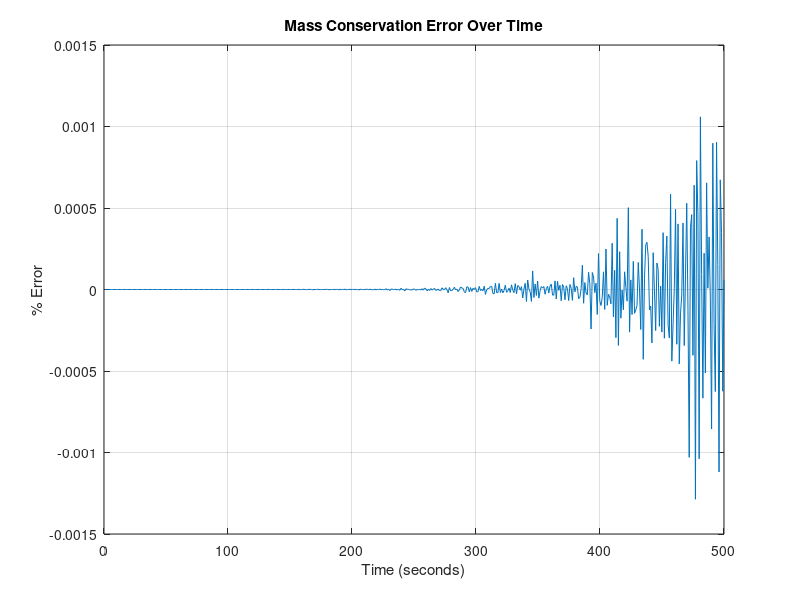
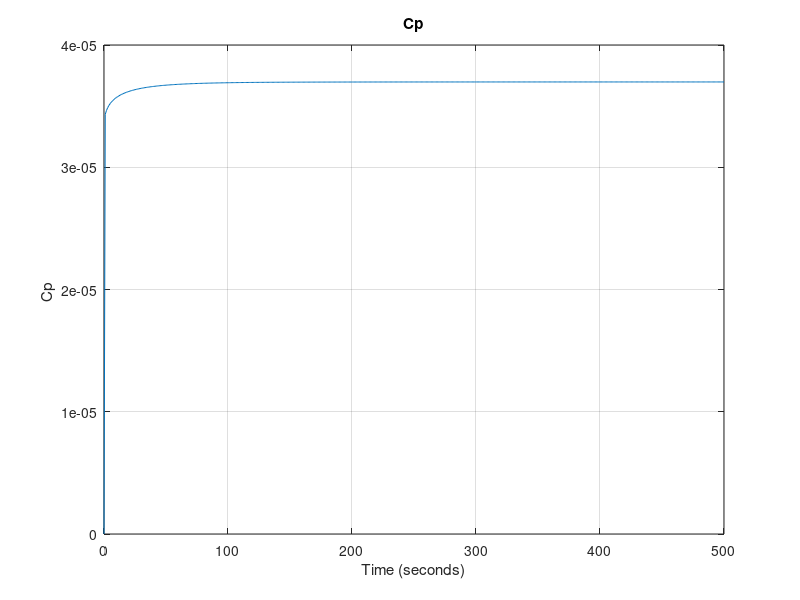
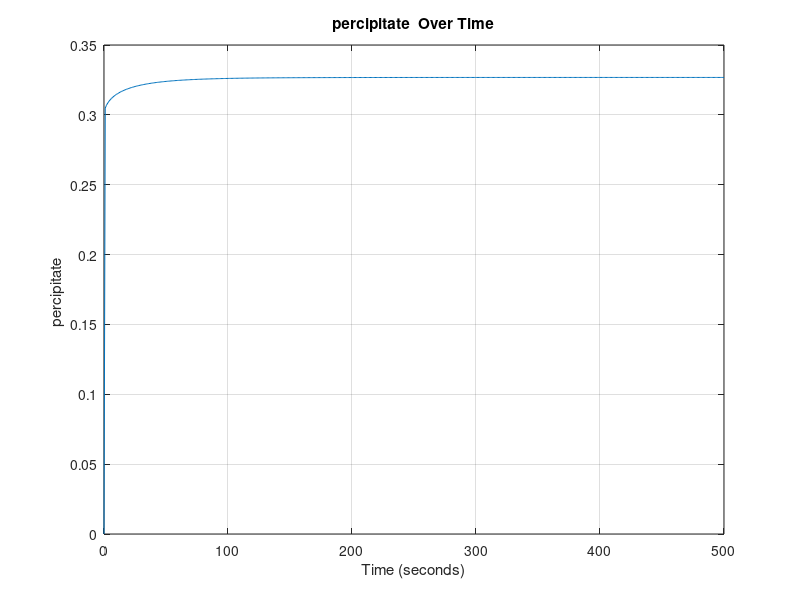
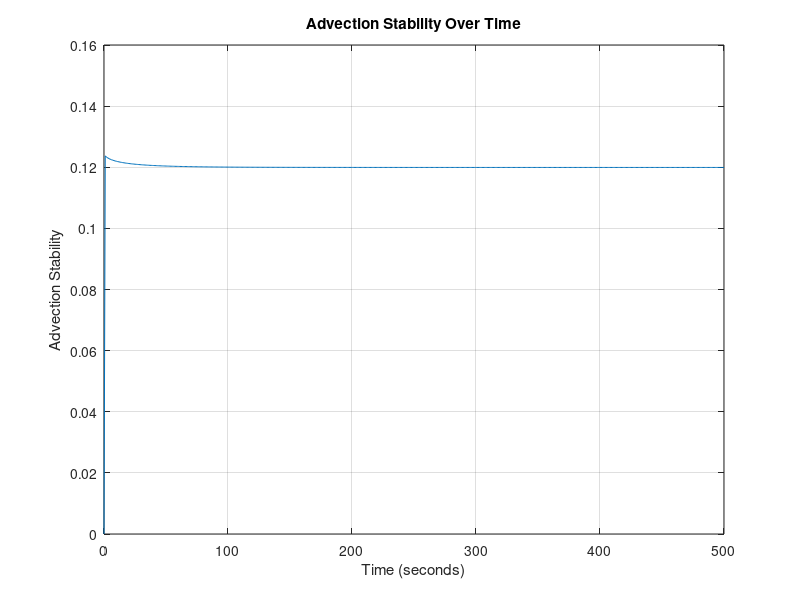

Write the MATLAB code that produced these figures, in order. (Note: this script raises an error after producing the figures.)
%__Gruppe 3-Simulering-3.Sem__
clear
close all
clc
%% Inital Parameters
domain_length = 0.1;   % Domain length (meters)
domain_steps = 1000;    % Number of spatial domain_steps points
dx = domain_length / (domain_steps - 1); % Position discretization
 
time_length = 500;      % Time length (seconds)
time_steps = 500;       % Number of time steps
dt = time_length / time_steps; % Temporal discretization

% DEFINED VARIABLES
D = 1.464*10^-9; % Diffusivity coefficient H2PO4- in water [m^2 s^-1]
feed_conc = 0.1; % Constant solute concentration at the first cell 0.1 molar [H2PO4-]
TMP = 35; %TMP: Transmembrane Pressure [bar]

area = 0.0308; % Area of the membrane surface [m^2]
kw = 5.7311*10^(-7); % Initial water permeability m^3 m^-2 bar^-1 s^-1 
my = 0.8903*10^-9; % Water viscosity [Bar∙s]
Rm = 1/(my*kw); % Rejection of water at the membrane (σ) [m^-1]
alpha = 1*10^14; % Specific resistance of fouling [m*mol^-1*L]
PC = 0.5; %Percipitate Advection Coefficient

sig_m = 0.1; % Rejection of ions 

% PHYSICAL CONSTANTS
R = 8.31415*10^-2; % Gasconstant [L^3 Bar mol^-1 K^-1]
T = 273.15+25; %Temperature [K]
 
% Anonymous functions

Mp = @(conc) 0.0011*exp(36.328*conc) + 0.263253; % concentration of udfæld in respect to phosphate increase.
Rf = @(conc) alpha*(Mp(conc)/area); % Rate of fouling
Lv = @(conc) 1/(my*(Rm+Rf(conc))); % Water permeability dependent on fouling


% Create a grid for space and time
x = linspace(0, domain_length, domain_steps);
t = linspace(0, time_length, time_steps);

% Initialize the concentration array AND Initial condition (1D)
C = zeros(domain_steps, time_steps)+0.1; % 0.1 molar [H2PO4] at pH 2.9
%C(domain_steps/2) = 0.13;

%Diffusive Stability
DS = D*dt/dx^2;
fprintf('\n Diffusivity Stability = %f', DS);
if DS>0.5 
   fprintf(2,'\n ERROR: Stabilitetsfejl');
else
    fprintf('\n Stable Diffusion Model !!');
end


%% Time-stepping loop
for j = 2:time_steps
    for i = 1:domain_steps
        LastC = C(domain_steps, j-1);

        C(1, :) = feed_conc; % Set the leftmost boundary to 0.1

        if j == 2
            Ptot = Mp(feed_conc); % The rate of percipitation WI
        else
            Ptot = Mp(LastC) + (Mp(LastC) - Mp(feed_conc))*Jv*(dt/dx)*PC; %
        end

        Jv = (Lv(LastC)*(TMP-(1*R*T*(LastC))));  % Volume flux = Jv ,  in terms of osmotic pressure (TMP, R, T, delta_C) and Lv. [m/s]

        % Calculate the second derivative in x direction
        if i == 1 %__First Cell__
            d2Cdx2 = 0;
            dCdt_advection = 0;

        elseif i == domain_steps %__Membrane Cell___
            % No right neighbor at the last cell and MEMBRANE
            d2Cdx2 = (D * (C(domain_steps - 1, j-1) - C(domain_steps, j-1))) / dx^2;
            dCdt_advection = -Jv * (C(domain_steps, j-1)*(1-sig_m) - C(domain_steps - 1, j-1)) / dx;

        else    %__Normal Cells__
            % Calculate the second derivative normally
            d2Cdx2 = D * (C(i + 1, j-1) - 2 * C(i, j-1) + C(i - 1, j-1)) / dx^2;
            % Apply advection term
            dCdt_advection = -Jv * (C(i, j-1) - C(i-1, j-1)) / dx;
        end
        % Apply the diffusion-advection-(electromigration) equation
        C(i, j) = C(i, j-1) + dt * (d2Cdx2 + dCdt_advection);
        Jv_values(j) = Jv; % Plot values
        P_values(j) = Ptot;
        AS(j) = Jv * dt/dx; % Stability plot values
    end
end

%%
volprc = dx*area*1000;  % Volume per cell in Liters

Cw = [0,C(domain_steps, :)];
Cw(end) = [];

Systemdiff = [0, diff(sum(C*volprc,1))]; % Difference in system concentration per dt

inflow = feed_conc*(Jv_values)*(dt/dx)*volprc; % Inflow array
outflow = Cw.* Jv_values*(dt/dx)*volprc*(1-sig_m); % Out-concentration array 
infoutdiff = (inflow - outflow);
ERROR = ((Systemdiff - infoutdiff).*Systemdiff.^(-1))*100; % The mass conservation error


%% 2D Plots

% Plot Mass Conservation Error values over time

figure;
plot(t, ERROR);
xlabel('Time (seconds)');
ylabel('% Error');
title('Mass Conservation Error Over Time');
grid on;


% Plot Mass Conservation Error values over time

figure;
plot(t, outflow);
xlabel('Time (seconds)');
ylabel('Cp ');
title('Cp');
grid on;


% Plot Percipitate (DS) values over time

figure;
plot(t, P_values);
xlabel('Time (seconds)');
ylabel('percipitate ');
title('percipitate  Over Time');
grid on;

% Plot Advection Stability (DS) values over time

figure;
plot(t, AS);
xlabel('Time (seconds)');
ylabel('Advection Stability');
title('Advection Stability Over Time');
grid on;

% Plot Jv values over time
figure;
plot(t, [Jv_values]);
xlabel('Time (seconds)');
ylabel('Jv (Velocity)');
title('Jv (Velocity) Over Time');
grid on;

ax = gca;
ax.YAxis.Exponent = -6;

% Define fractions of time steps you want to visualize
time_fraction = [0.001, 0.01, 0.1, 0.2, 0.3, 0.4, 0.5, 0.6, 0.7, 0.8, 0.9];  % For example, 0.1 corresponds to 10% of time steps

% Calculate the corresponding time indices
time_instances = round(time_fraction * time_steps);

% Create a figure for the first plot
figure;
hold on;

% Plot concentration at specific time instances
for i = 1:length(time_instances)
    time_index = time_instances(i);
    plot(x, C(:, time_index));
end

xlabel('Position (meters)');
ylabel('Concentration');
title('Concentration Over Time at Different Instances');
xlim([0.0975, domain_length]);

% Add a legend for clarity
legend(arrayfun(@(f) ['t=', num2str(f)], time_fraction, 'UniformOutput', false));

grid on;
hold off;


%% 3D Plot

% Create a 3D surface plot to visualize concentration over time and position
[T, X] = meshgrid(t, x);
figure;
h = surf(X, T, C); % Transpose removed here
xlabel('Position (meters)');
ylabel('Time (seconds)');
zlabel('Concentration');
title('Concentration Over Time and Position');

% Set axis limits to start at the origin
xlim([0, domain_length]);
ylim([0, time_length]);

set(h,'LineStyle','none')
colormap(jet)




